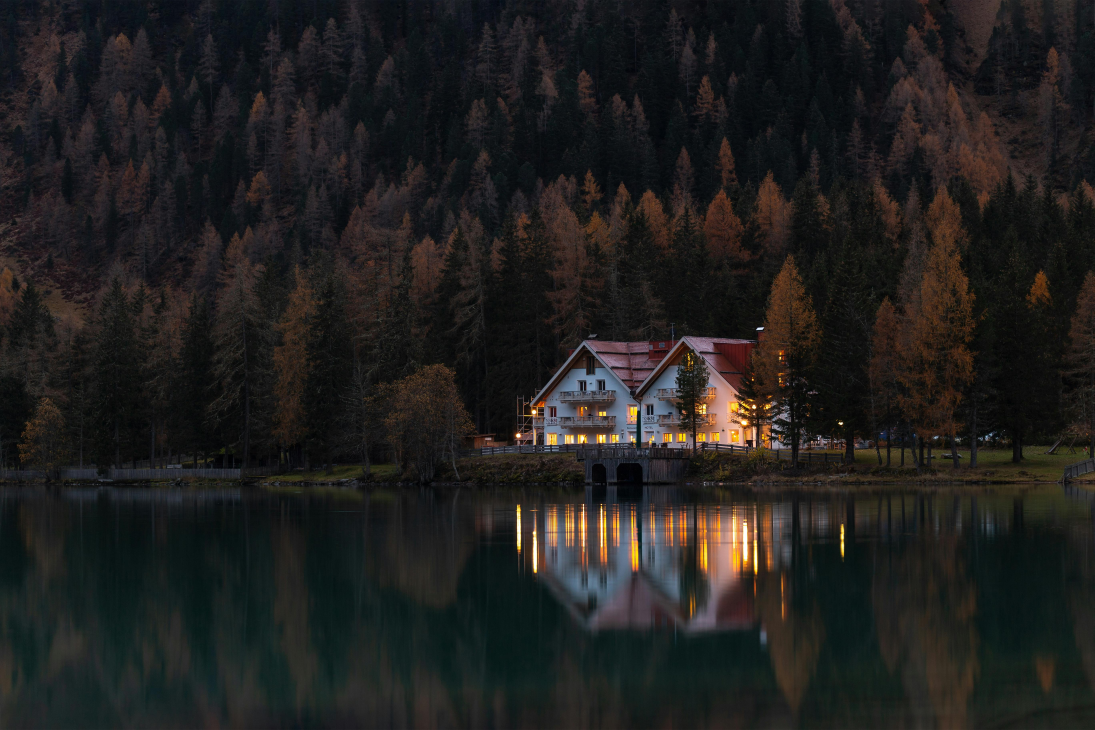
#> input picture water_art/scenery.jpg, 5472 x 3649 px (shown at 1/5 size)
$ python water_art.py
#> lines starting #> are read from the running program, lines starting #| are printed output that depends on the picture
import cv2
import numpy as np

image=cv2.imread('scenery.jpg')
#> image is the input picture: shape (3649, 5472, 3); mean B, G, R 30.2, 31.5, 32.3

# resizing the image
#interpolation is cubic for best results
image_resized=cv2.resize(image,(1000,500))
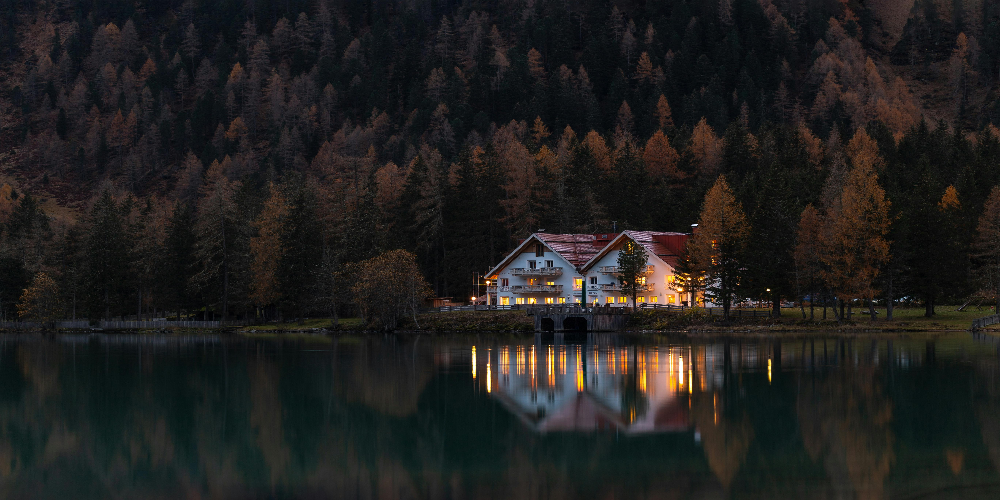
#> image_resized: shape (500, 1000, 3); mean B, G, R 30.1, 31.4, 32.2

#------phase2
#removing impurities from image
image_cleared=cv2.medianBlur(image_resized,3)
image_cleared=cv2.medianBlur(image_cleared,3)
image_cleared=cv2.medianBlur(image_cleared,3)

image_cleared=cv2.edgePreservingFilter(image_cleared,sigma_s=5)

#------phase3
#Bilateral image filtering
image_filtered=cv2.bilateralFilter(image_cleared,3,10,5)

for i in range(2):
    image_filtered=cv2.bilateralFilter(image_filtered,3,20,10)

for i in range(3):
    image_filtered=cv2.bilateralFilter(image_filtered,5,30,10)

for i in range(3):
    image_filtered=cv2.bilateralFilter(image_filtered,5,40,10)

for i in range(2):
    image_filtered=cv2.bilateralFilter(image_filtered,3,40,5)

#-------Phase 4
#Sharpening the image using addWeighted()
gaussian_mask=cv2.GaussianBlur(image_filtered,(7,7),2)
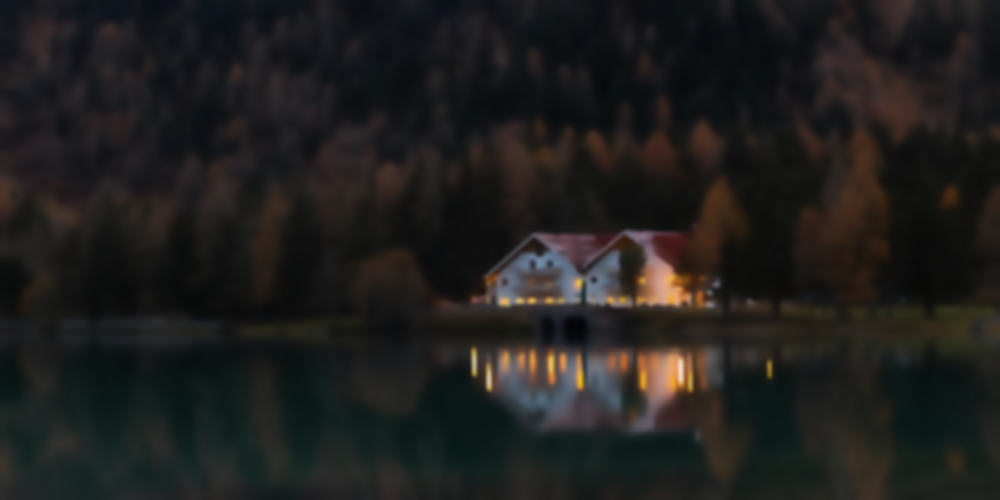
#> gaussian_mask: shape (500, 1000, 3); mean B, G, R 29.6, 30.8, 31.7
image_sharp=cv2.addWeighted(image_filtered,1.5,gaussian_mask,-0.5,0)
image_sharp=cv2.addWeighted(image_filtered,1.4,gaussian_mask,-0.2,10)
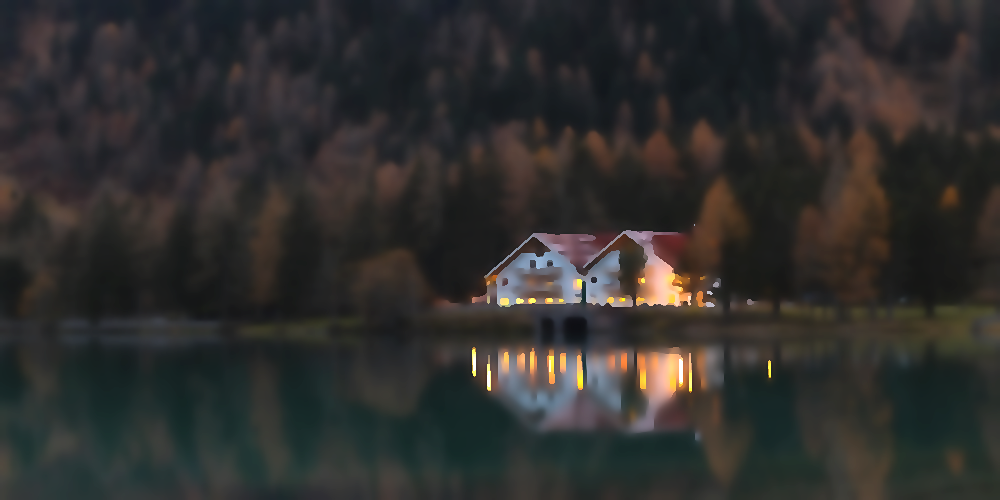
#> image_sharp: shape (500, 1000, 3); mean B, G, R 45.5, 47, 47.8

#displaying images
cv2.imshow('Final image',image_sharp)
cv2.imshow('clear impurities',image_cleared)
cv2.imshow('original',image_resized)

#cv2.imwrite('scenery_sharp.jpg',image_sharp)
cv2.waitKey(0)
